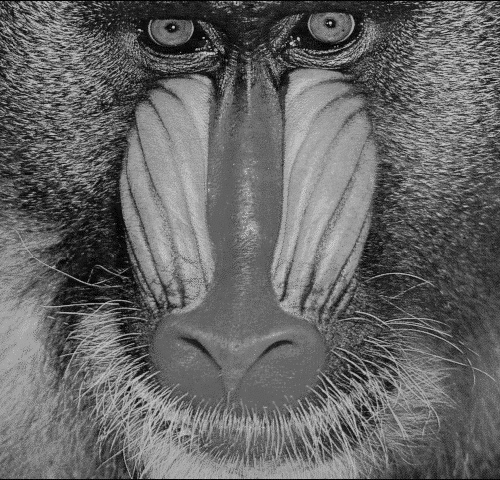
%> input picture Laboratorio 5 - Imágenes I/mandrill.bmp, 500 x 480 px
$ octave transformacion_log.m   (GNU Octave 9; MATLAB toolbox functions it lacks are replaced by stand-ins)
%> lines starting %> are read from the running program, lines starting %| are printed output that depends on the picture
i=imread('mandrill.bmp');
%> i is the input picture: size 480x500 uint8; min 0, max 202, mean 102.5
i2=im2double(i);
ip1=1*log(1+i2);
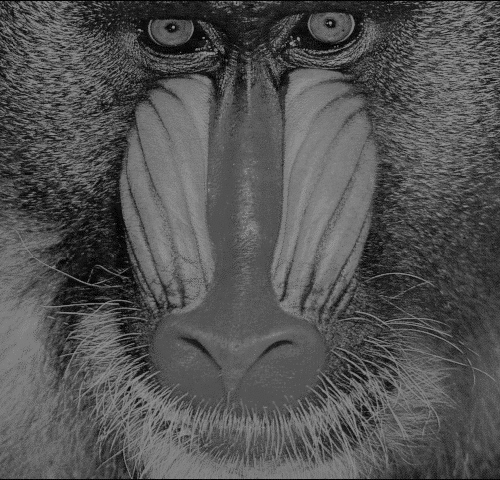
%> ip1: size 480x500 double; min 0, max 0.583, mean 0.33
ip2=2*log(1+i2);
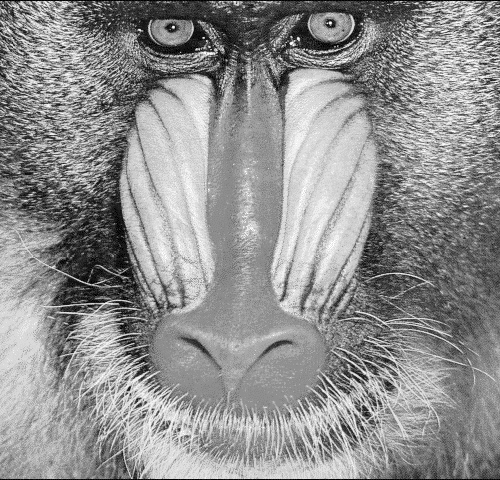
%> ip2: size 480x500 double; min 0, max 1.17, mean 0.66; drawn with min black and max white
ip3=5*log(1+i2);
figure,
subplot(2,2,1), imshow(i), title('original');
subplot(2,2,2), imshow(ip1), title('1 x log(1+original)');
subplot(2,2,3), imshow(ip2), title('2 x log(1+original)');
subplot(2,2,4), imshow(ip3), title('5 x log(1+original)');
%> after `imshow(ip3)`:
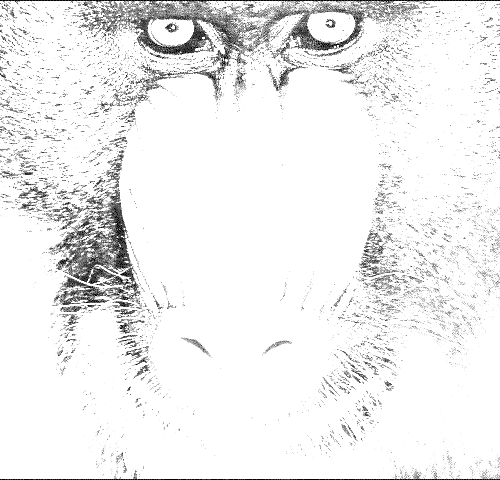
%> displayed picture: size 480x500, on the screen's scale of 0 to 255; min 0, max 255, mean 239

$ run again, with Laboratorio 5 - Imágenes I/autumn.png saved as Laboratorio 5 - Imágenes I/mandrill.bmp
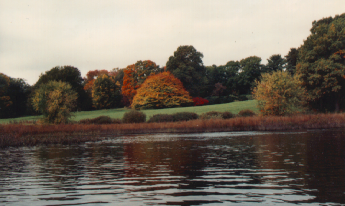
%> input picture Laboratorio 5 - Imágenes I/autumn.png, 345 x 206 px
%> i is the input picture: size 206x345x3 uint8; mean R, G, B 119.7, 110.2, 98.9
%> `ip1=1*log(1+i2);`:
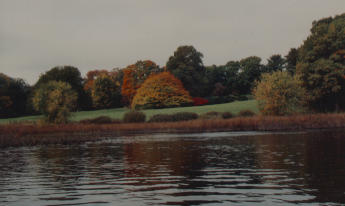
%> ip1: size 206x345x3 double; mean R, G, B 0.364, 0.336, 0.306
%> `imshow(ip3)`:
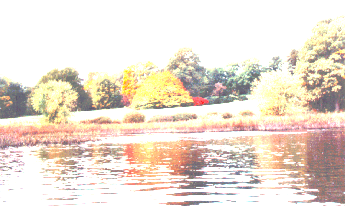
%> displayed picture: size 206x345x3, on the screen's scale of 0 to 255; mean R, G, B 235, 223.1, 210.3
